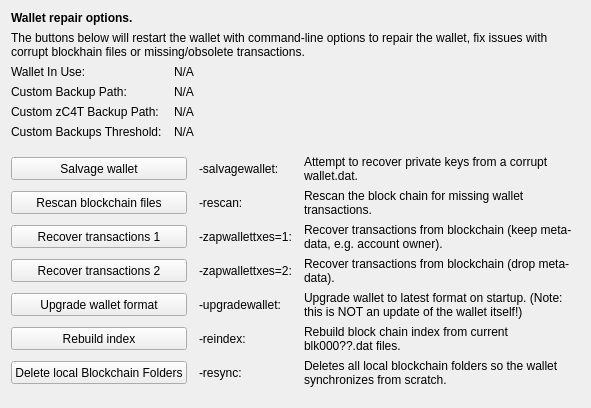
     <widget class="QWidget" name="tab_repair">
      <attribute name="title">
       <string>&amp;Wallet Repair</string>
      </attribute>
      <layout class="QGridLayout" name="gridLayout_4" columnstretch="0,0,0,0">
       <property name="horizontalSpacing">
        <number>12</number>
       </property>
       <item row="0" column="0" colspan="4">
        <widget class="QLabel" name="label_repair_header">
         <property name="font">
          <font>
           <weight>75</weight>
           <bold>true</bold>
          </font>
         </property>
         <property name="text">
          <string>Wallet repair options.</string>
         </property>
        </widget>
       </item>
       <item row="1" column="0" colspan="4">
        <widget class="QLabel" name="label_repair_helptext">
         <property name="font">
          <font>
           <weight>50</weight>
           <bold>false</bold>
          </font>
         </property>
         <property name="text">
          <string>The buttons below will restart the wallet with command-line options to repair the wallet, fix issues with corrupt blockhain files or missing/obsolete transactions.</string>
         </property>
         <property name="wordWrap">
          <bool>true</bool>
         </property>
        </widget>
       </item>
       <item row="2" column="0">
        <widget class="QLabel" name="wallet_path_label">
         <property name="text">
          <string>Wallet In Use:</string>
         </property>
        </widget>
       </item>
       <item row="2" column="1" colspan="3">
        <widget class="QLabel" name="wallet_path">
         <property name="cursor">
          <cursorShape>IBeamCursor</cursorShape>
         </property>
         <property name="text">
          <string>N/A</string>
         </property>
         <property name="textFormat">
          <enum>Qt::PlainText</enum>
         </property>
         <property name="textInteractionFlags">
          <set>Qt::LinksAccessibleByMouse|Qt::TextSelectableByKeyboard|Qt::TextSelectableByMouse</set>
         </property>
        </widget>
       </item>
       <item row="3" column="0">
        <widget class="QLabel" name="wallet_custombackuppath_label">
         <property name="text">
          <string>Custom Backup Path:</string>
         </property>
         <property name="visible">
          <bool>false</bool>
         </property>
        </widget>
       </item>
       <item row="3" column="1" colspan="3">
        <widget class="QLabel" name="wallet_custombackuppath">
         <property name="cursor">
          <cursorShape>IBeamCursor</cursorShape>
         </property>
         <property name="text">
          <string>N/A</string>
         </property>
         <property name="textFormat">
          <enum>Qt::PlainText</enum>
         </property>
         <property name="textInteractionFlags">
          <set>Qt::LinksAccessibleByMouse|Qt::TextSelectableByKeyboard|Qt::TextSelectableByMouse</set>
         </property>
         <property name="visible">
          <bool>false</bool>
         </property>
        </widget>
       </item>
       <item row="4" column="0">
        <widget class="QLabel" name="wallet_customzC4Tbackuppath_label">
         <property name="text">
          <string>Custom zC4T Backup Path:</string>
         </property>
         <property name="visible">
          <bool>false</bool>
         </property>
        </widget>
       </item>
       <item row="4" column="1" colspan="3">
        <widget class="QLabel" name="wallet_customzC4Tbackuppath">
         <property name="cursor">
          <cursorShape>IBeamCursor</cursorShape>
         </property>
         <property name="text">
          <string>N/A</string>
         </property>
         <property name="textFormat">
          <enum>Qt::PlainText</enum>
         </property>
         <property name="textInteractionFlags">
          <set>Qt::LinksAccessibleByMouse|Qt::TextSelectableByKeyboard|Qt::TextSelectableByMouse</set>
         </property>
         <property name="visible">
          <bool>false</bool>
         </property>
        </widget>
       </item>
       <item row="5" column="0">
        <widget class="QLabel" name="wallet_custombackupthreshold_label">
         <property name="text">
          <string>Custom Backups Threshold:</string>
         </property>
         <property name="visible">
          <bool>false</bool>
         </property>
        </widget>
       </item>
       <item row="5" column="1" colspan="3">
        <widget class="QLabel" name="wallet_custombackupthreshold">
         <property name="cursor">
          <cursorShape>IBeamCursor</cursorShape>
         </property>
         <property name="text">
          <string>N/A</string>
         </property>
         <property name="textFormat">
          <enum>Qt::PlainText</enum>
         </property>
         <property name="textInteractionFlags">
          <set>Qt::LinksAccessibleByMouse|Qt::TextSelectableByKeyboard|Qt::TextSelectableByMouse</set>
         </property>
         <property name="visible">
          <bool>false</bool>
         </property>
        </widget>
       </item>
       <item row="6" column="0">
        <spacer name="verticalSpacer_repair1">
         <property name="orientation">
          <enum>Qt::Vertical</enum>
         </property>
         <property name="sizeHint" stdset="0">
          <size>
           <width>10</width>
           <height>10</height>
          </size>
         </property>
        </spacer>
       </item>
       <item row="7" column="0" colspan="2">
        <widget class="QPushButton" name="btn_salvagewallet">
         <property name="minimumSize">
          <size>
           <width>100</width>
           <height>23</height>
          </size>
         </property>
         <property name="text">
          <string>Salvage wallet</string>
         </property>
        </widget>
       </item>
       <item row="7" column="2">
        <widget class="QLabel" name="label_repair_salvage_command">
         <property name="text">
          <string notr="true">-salvagewallet:</string>
         </property>
        </widget>
       </item>
       <item row="7" column="3">
        <widget class="QLabel" name="label_repair_salvage">
         <property name="text">
          <string>Attempt to recover private keys from a corrupt wallet.dat.</string>
         </property>
         <property name="wordWrap">
          <bool>true</bool>
         </property>
        </widget>
       </item>
       <item row="8" column="0" colspan="2">
        <widget class="QPushButton" name="btn_rescan">
         <property name="minimumSize">
          <size>
           <width>100</width>
           <height>23</height>
          </size>
         </property>
         <property name="text">
          <string>Rescan blockchain files</string>
         </property>
        </widget>
       </item>
       <item row="8" column="2">
        <widget class="QLabel" name="label_repair_rescan_command">
         <property name="text">
          <string notr="true">-rescan:</string>
         </property>
        </widget>
       </item>
       <item row="8" column="3">
        <widget class="QLabel" name="label_repair_rescan">
         <property name="text">
          <string>Rescan the block chain for missing wallet transactions.</string>
         </property>
         <property name="wordWrap">
          <bool>true</bool>
         </property>
        </widget>
       </item>
       <item row="9" column="0" colspan="2">
        <widget class="QPushButton" name="btn_zapwallettxes1">
         <property name="minimumSize">
          <size>
           <width>100</width>
           <height>23</height>
          </size>
         </property>
         <property name="text">
          <string>Recover transactions 1</string>
         </property>
        </widget>
       </item>
       <item row="9" column="2">
        <widget class="QLabel" name="label_repair_zap1_command">
         <property name="text">
          <string notr="true">-zapwallettxes=1:</string>
         </property>
        </widget>
       </item>
       <item row="9" column="3">
        <widget class="QLabel" name="label_repair_zap1">
         <property name="text">
          <string>Recover transactions from blockchain (keep meta-data, e.g. account owner).</string>
         </property>
         <property name="wordWrap">
          <bool>true</bool>
         </property>
        </widget>
       </item>
       <item row="10" column="0" colspan="2">
        <widget class="QPushButton" name="btn_zapwallettxes2">
         <property name="minimumSize">
          <size>
           <width>100</width>
           <height>23</height>
          </size>
         </property>
         <property name="text">
          <string>Recover transactions 2</string>
         </property>
        </widget>
       </item>
       <item row="10" column="2">
        <widget class="QLabel" name="label_repair_zap2_command">
         <property name="text">
          <string notr="true">-zapwallettxes=2:</string>
         </property>
        </widget>
       </item>
       <item row="10" column="3">
        <widget class="QLabel" name="label_repair_zap2">
         <property name="text">
          <string>Recover transactions from blockchain (drop meta-data).</string>
         </property>
         <property name="wordWrap">
          <bool>true</bool>
         </property>
        </widget>
       </item>
       <item row="11" column="0" colspan="2">
        <widget class="QPushButton" name="btn_upgradewallet">
         <property name="minimumSize">
          <size>
           <width>100</width>
           <height>23</height>
          </size>
         </property>
         <property name="text">
          <string>Upgrade wallet format</string>
         </property>
        </widget>
       </item>
       <item row="11" column="2">
        <widget class="QLabel" name="label_repair_upgrade_command">
         <property name="text">
          <string notr="true">-upgradewallet:</string>
         </property>
        </widget>
       </item>
       <item row="11" column="3">
        <widget class="QLabel" name="label_repair_upgrade">
         <property name="text">
          <string>Upgrade wallet to latest format on startup. (Note: this is NOT an update of the wallet itself!)</string>
         </property>
         <property name="wordWrap">
          <bool>true</bool>
         </property>
        </widget>
       </item>
       <item row="12" column="0" colspan="2">
        <widget class="QPushButton" name="btn_reindex">
         <property name="minimumSize">
          <size>
           <width>100</width>
           <height>23</height>
          </size>
         </property>
         <property name="text">
          <string>Rebuild index</string>
         </property>
        </widget>
       </item>
       <item row="12" column="2">
        <widget class="QLabel" name="label_repair_reindex_command">
         <property name="text">
          <string notr="true">-reindex:</string>
         </property>
        </widget>
       </item>
       <item row="12" column="3">
        <widget class="QLabel" name="label_repair_reindex">
         <property name="text">
          <string>Rebuild block chain index from current blk000??.dat files.</string>
         </property>
         <property name="wordWrap">
          <bool>true</bool>
         </property>
        </widget>
       </item>
       <item row="13" column="0" colspan="2">
        <widget class="QPushButton" name="btn_resync">
         <property name="minimumSize">
          <size>
           <width>100</width>
           <height>23</height>
          </size>
         </property>
         <property name="text">
          <string>Delete local Blockchain Folders</string>
         </property>
        </widget>
       </item>
       <item row="13" column="2">
        <widget class="QLabel" name="label_repair_resync_command">
         <property name="text">
          <string>-resync:</string>
         </property>
        </widget>
       </item>
       <item row="13" column="3">
        <widget class="QLabel" name="label_repair_resync">
         <property name="text">
          <string>Deletes all local blockchain folders so the wallet synchronizes from scratch.</string>
         </property>
         <property name="wordWrap">
          <bool>true</bool>
         </property>
        </widget>
       </item>
       <item row="14" column="0">
        <spacer name="verticalSpacer_repair2">
         <property name="orientation">
          <enum>Qt::Vertical</enum>
         </property>
         <property name="sizeHint" stdset="0">
          <size>
           <width>20</width>
           <height>10</height>
          </size>
         </property>
        </spacer>
       </item>
      </layout>
     </widget>
